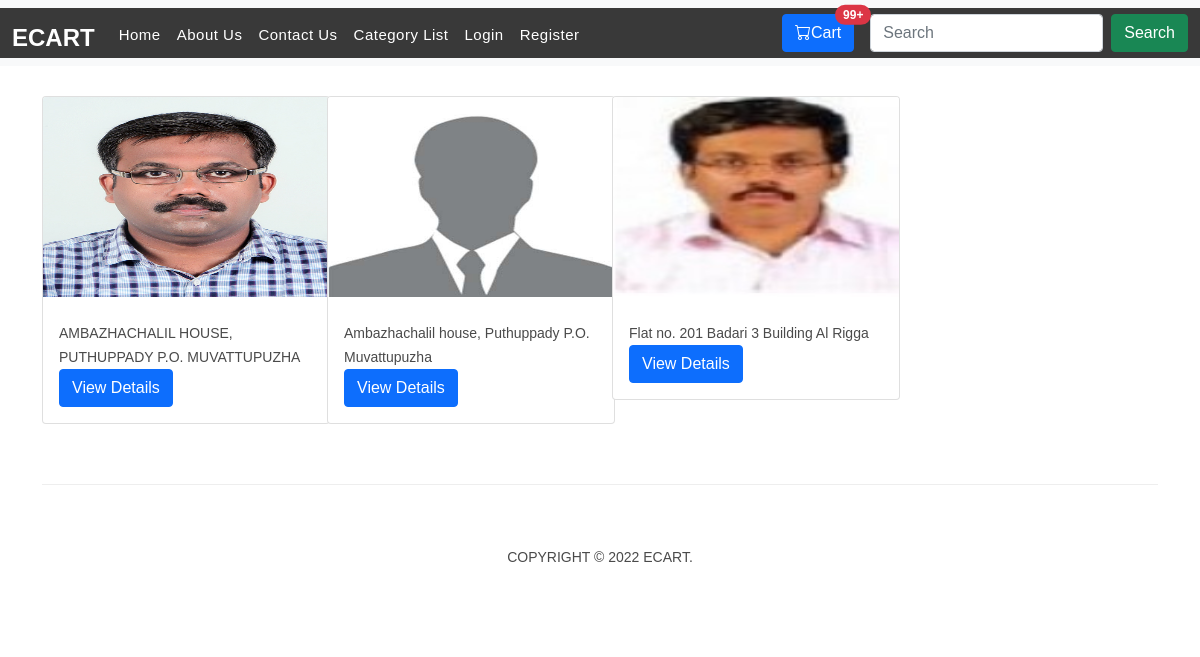
Screenshot of /user/list/ with the database file from the repository.
### user/models.py (models this page shows, shortened)
class ProfileModel(models.Model):
    GENDER_CHOICES = (
        ('M',"Male"),
        ('F',"Female"),
        ('other',"NotSpecified")
        )
    user = models.OneToOneField(User,on_delete=models.CASCADE)
    first_name = models.CharField(max_length=25)
    last_name = models.CharField(max_length=25)
    gender = models.CharField(max_length=15,choices=GENDER_CHOICES)
    age = models.IntegerField(default=0)
    address = models.TextField(max_length=200)
    phone_no = models.CharField(max_length=15)
    profile_pic = models.ImageField(upload_to="images/profile/picture/",blank=True,null=True,default='default/dummy-profile-pic.jpg')
    created_on = models.DateTimeField(auto_now_add=True)
    updated_on = models.DateTimeField(auto_now=True)
    status = models.BooleanField(default=True)

### user/views.py (the view)
# urls.py: path("list/",UserListView.as_view(),name="user_list"),
class UserListView(ListView):
    template_name='users/list.html'
    model=ProfileModel

### templates/users/list.html (shortened to what this page needs)
{% extends 'base.html' %}
{% block content %}
<div class="container">
    <div class="row">
        {% for user in object_list %}
        <div class="col-lg-3">
           <div class="card" style="width: 18rem;">
        <img src="{{user.profile_pic.url}}" height="200px" width="auto" class="card-img-top" alt="noimage">
        <div class="card-body">
            <p class="card-text">{{user.address}}</p>
            <a href="{% url 'user_detail' user.id %}" class="btn btn-primary">View Details</a>
        </div>
        </div>
        </div>
        {% endfor %}
    </div>
</div>
{% endblock %}

### static/css/templatemo-sixteen.css (style rules this page uses)
body { font-family: 'Poppins', sans-serif; overflow-x: hidden; text-rendering: optimizeLegibility; -webkit-font-smoothing: antialiased; -moz-osx-font-smoothing: grayscale; }
p { margin-bottom: 0px; font-size: 14px; font-weight: 300; color: #4a4a4a; line-height: 24px; }
a { text-decoration: none!important; }

### rows the page displays
ProfileModel: profile_pic (picture), address "AMBAZHACHALIL HOUSE, PUTHUPPADY P.O. MUVATTUPUZHA"
ProfileModel: profile_pic (placeholder picture), address "Ambazhachalil house, Puthuppady P.O. Muvattupuzha"
ProfileModel: profile_pic (picture), address "Flat no. 201 Badari 3 Building Al Rigga"
